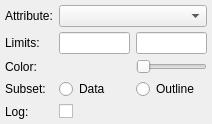
<?xml version="1.0" encoding="UTF-8"?>
<ui version="4.0">
 <class>Form</class>
 <widget class="QWidget" name="Form">
  <property name="geometry">
   <rect>
    <x>0</x>
    <y>0</y>
    <width>212</width>
    <height>106</height>
   </rect>
  </property>
  <property name="windowTitle">
   <string>Form</string>
  </property>
  <layout class="QGridLayout" name="gridLayout">
   <property name="verticalSpacing">
    <number>5</number>
   </property>
   <property name="margin">
    <number>5</number>
   </property>
   <item row="2" column="2">
    <widget class="QSlider" name="value_alpha">
     <property name="maximum">
      <number>100</number>
     </property>
     <property name="orientation">
      <enum>Qt::Horizontal</enum>
     </property>
    </widget>
   </item>
   <item row="3" column="1">
    <widget class="QRadioButton" name="radio_subset_data">
     <property name="text">
      <string>Data</string>
     </property>
    </widget>
   </item>
   <item row="0" column="0">
    <widget class="QLabel" name="label">
     <property name="text">
      <string>Attribute:</string>
     </property>
    </widget>
   </item>
   <item row="2" column="0">
    <widget class="QLabel" name="label_2">
     <property name="text">
      <string>Color:</string>
     </property>
    </widget>
   </item>
   <item row="3" column="0">
    <widget class="QLabel" name="label_subset_mode">
     <property name="text">
      <string>Subset:</string>
     </property>
    </widget>
   </item>
   <item row="4" column="0">
    <widget class="QLabel" name="label_log">
       <property name="text">
        <string>Log:</string>
       </property>
      </widget>
     </item>
   <item row="4" column="1">
      <widget class="QCheckBox" name="bool_log">
       <property name="checked">
        <bool>false</bool>
       </property>
      </widget>
     </item>
   <item row="1" column="1">
    <widget class="QLineEdit" name="valuetext_vmin"/>
   </item>
   <item row="2" column="1">
    <widget class="QColorBox" name="color_color">
     <property name="sizePolicy">
      <sizepolicy hsizetype="Preferred" vsizetype="Minimum">
       <horstretch>0</horstretch>
       <verstretch>0</verstretch>
      </sizepolicy>
     </property>
     <property name="text">
      <string/>
     </property>
    </widget>
   </item>
   <item row="1" column="0">
    <widget class="QLabel" name="label_limits">
     <property name="text">
      <string>Limits:</string>
     </property>
    </widget>
   </item>
   <item row="1" column="2">
    <widget class="QLineEdit" name="valuetext_vmax"/>
   </item>
   <item row="0" column="1" colspan="2">
    <widget class="QComboBox" name="combosel_attribute">
     <property name="sizeAdjustPolicy">
      <enum>QComboBox::AdjustToMinimumContentsLength</enum>
     </property>
    </widget>
   </item>
   <item row="3" column="2">
    <widget class="QRadioButton" name="radio_subset_outline">
     <property name="text">
      <string>Outline</string>
     </property>
    </widget>
   </item>
   <item row="4" column="1">
    <spacer name="verticalSpacer">
     <property name="orientation">
      <enum>Qt::Vertical</enum>
     </property>
     <property name="sizeHint" stdset="0">
      <size>
       <width>20</width>
       <height>40</height>
      </size>
     </property>
    </spacer>
   </item>
  </layout>
 </widget>
 <customwidgets>
  <customwidget>
   <class>QColorBox</class>
   <extends>QLabel</extends>
   <header>glue.utils.qt.colors</header>
  </customwidget>
 </customwidgets>
 <resources/>
 <connections/>
</ui>
